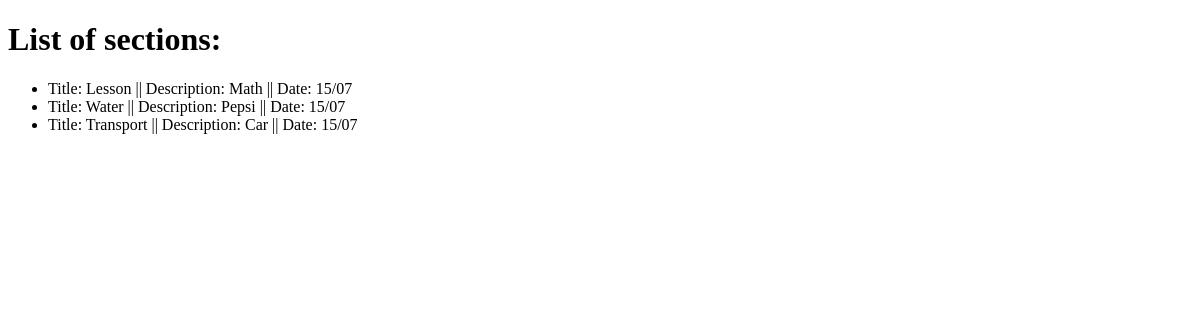
The page /info/ on the database as committed earlier.
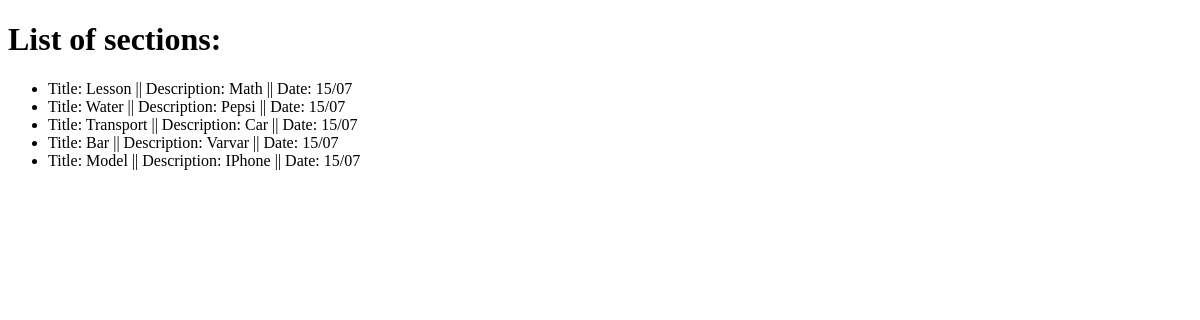
The same page on the database as committed later.
### tables this page shows
CREATE TABLE sections (id integer primary key AUTOINCREMENT, title varchar(200), description varchar(200), date int);

### Task3.py (the view)
@app.route('/info/')
def info_page():
    return filled_db("SELECT * FROM sections")

### Task3.py (called while the page is built)
def filled_db(execute):
    connection = sqlite3.connect('blog.sqlite')
    cursor = connection.cursor()
    cursor.execute(execute)
    sections = cursor.fetchall()
    connection.close()
    return render_template('index.html', sections=sections)

### templates/index.html (shortened to what this page needs)
<!DOCTYPE html>
<html lang="en">
<head>
</head>
<body>
<h1>List of sections:</h1>
<ul>
    {% for section in sections %}
    <li>Title: {{ section[1] }} || Description: {{ section[2] }} || Date: {{ section[3] }}</li>
    {% endfor %}
</ul>
</body>
</html>

Rows that differ between the two databases and show on the page:
added sections: title "Bar", description "Varvar", date "15/07"
added sections: title "Model", description "IPhone", date "15/07"
